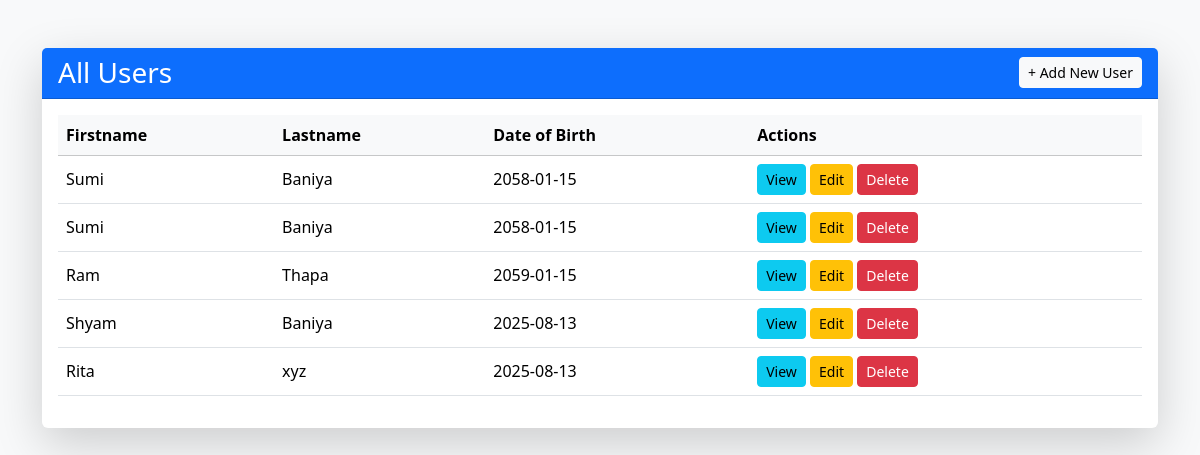
Screenshot of /users with the database file from the repository.
### users/models.py (models this page shows)
class User(models.Model):
  firstname = models.CharField(max_length=255)
  lastname = models.CharField(max_length=255)
  dob=models.CharField(max_length=20)
  gender=models.CharField(max_length=20)
  password=models.CharField(max_length=200)
  email=models.CharField(max_length=200)
  username= models.CharField(max_length=255,default='')

### users/views.py (the view)
# urls.py: path('users', views.user_list, name='user_list'),
def user_list(request):
    users = User.objects.all()
    return render(request, 'user_list.html', {'users': users})

### users/templates/user_list.html (shortened to what this page needs)
<!DOCTYPE html>
<html>
<head>
    <link href="https://cdn.jsdelivr.net/npm/bootstrap@5.3.3/dist/css/bootstrap.min.css" rel="stylesheet">
</head>
<body class="bg-light">
<div class="container mt-5">
    <div class="card shadow-lg border-0">
        <div class="card-header bg-primary text-white d-flex justify-content-between align-items-center">
            <h3 class="mb-0">All Users</h3>
            <a href="{% url 'register' %}" class="btn btn-light btn-sm">+ Add New User</a>
        </div>
        <div class="card-body">
            {% if users %}
            <div class="table-responsive">
                <table class="table table-hover align-middle">
                    <thead class="table-light">
                        <tr>
                            <th>Firstname</th>
                            <th>Lastname</th>
                            <th>Date of Birth</th>
                            <th>Actions</th>
                        </tr>
                    </thead>
                    <tbody>
                        {% for user in users %}
                        <tr>
                            <td>{{ user.firstname }}</td>
                            <td>{{ user.lastname }}</td>
                            <td>{{ user.dob }}</td>
                            <td>
                                <a href="{% url 'user_detail' user.pk %}" class="btn btn-info btn-sm">View</a>
                                <a href="{% url 'user_update' user.pk %}" class="btn btn-warning btn-sm">Edit</a>
                                <a href="{% url 'user_delete' user.pk %}" class="btn btn-danger btn-sm"
                                   onclick="return confirm('Are you sure you want to delete this user?')">Delete</a>
                            </td>
                        </tr>
                        {% endfor %}
                    </tbody>
                </table>
            </div>
            {% else %}
                <p class="text-center text-muted">No users found.</p>
            {% endif %}
        </div>
    </div>
</div>
</body>
</html>

### rows the page displays
User: firstname "Sumi", lastname "Baniya", dob "2058-01-15"
User: firstname "Sumi", lastname "Baniya", dob "2058-01-15"
User: firstname "Ram", lastname "Thapa", dob "2059-01-15"
User: firstname "Shyam", lastname "Baniya", dob "2025-08-13"
User: firstname "Rita", lastname "xyz", dob "2025-08-13"
